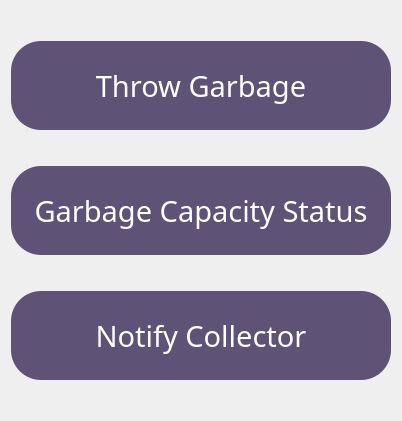
   <widget class="QWidget" name="verticalLayoutWidget_2">
    <property name="geometry">
     <rect>
      <x>200</x>
      <y>120</y>
      <width>402</width>
      <height>421</height>
     </rect>
    </property>
    <layout class="QVBoxLayout" name="verticalLayout_2">
     <item>
      <spacer name="spacertop">
       <property name="orientation">
        <enum>Qt::Vertical</enum>
       </property>
       <property name="sizeType">
        <enum>QSizePolicy::Fixed</enum>
       </property>
       <property name="sizeHint" stdset="0">
        <size>
         <width>20</width>
         <height>30</height>
        </size>
       </property>
      </spacer>
     </item>
     <item>
      <widget class="QPushButton" name="THROW">
       <property name="sizePolicy">
        <sizepolicy hsizetype="Minimum" vsizetype="Expanding">
         <horstretch>0</horstretch>
         <verstretch>0</verstretch>
        </sizepolicy>
       </property>
       <property name="palette">
        <palette>
         <active>
          <colorrole role="WindowText">
           <brush brushstyle="SolidPattern">
            <color alpha="255">
             <red>49</red>
             <green>49</green>
             <blue>49</blue>
            </color>
           </brush>
          </colorrole>
          <colorrole role="Button">
           <brush brushstyle="SolidPattern">
            <color alpha="255">
             <red>94</red>
             <green>82</green>
             <blue>118</blue>
            </color>
           </brush>
          </colorrole>
          <colorrole role="Text">
           <brush brushstyle="SolidPattern">
            <color alpha="255">
             <red>49</red>
             <green>49</green>
             <blue>49</blue>
            </color>
           </brush>
          </colorrole>
          <colorrole role="BrightText">
           <brush brushstyle="SolidPattern">
            <color alpha="255">
             <red>85</red>
             <green>85</green>
             <blue>127</blue>
            </color>
           </brush>
          </colorrole>
          <colorrole role="ButtonText">
           <brush brushstyle="SolidPattern">
            <color alpha="255">
             <red>49</red>
             <green>49</green>
             <blue>49</blue>
            </color>
           </brush>
          </colorrole>
          <colorrole role="Base">
           <brush brushstyle="SolidPattern">
            <color alpha="255">
             <red>94</red>
             <green>82</green>
             <blue>118</blue>
            </color>
           </brush>
          </colorrole>
          <colorrole role="Window">
           <brush brushstyle="SolidPattern">
            <color alpha="255">
             <red>94</red>
             <green>82</green>
             <blue>118</blue>
            </color>
           </brush>
          </colorrole>
          <colorrole role="PlaceholderText">
           <brush brushstyle="SolidPattern">
            <color alpha="128">
             <red>255</red>
             <green>255</green>
             <blue>255</blue>
            </color>
           </brush>
          </colorrole>
          <colorrole role="Accent">
           <brush brushstyle="SolidPattern">
            <color alpha="255">
             <red>85</red>
             <green>85</green>
             <blue>127</blue>
            </color>
           </brush>
          </colorrole>
         </active>
         <inactive>
          <colorrole role="WindowText">
           <brush brushstyle="SolidPattern">
            <color alpha="255">
             <red>49</red>
             <green>49</green>
             <blue>49</blue>
            </color>
           </brush>
          </colorrole>
          <colorrole role="Button">
           <brush brushstyle="SolidPattern">
            <color alpha="255">
             <red>94</red>
             <green>82</green>
             <blue>118</blue>
            </color>
           </brush>
          </colorrole>
          <colorrole role="Text">
           <brush brushstyle="SolidPattern">
            <color alpha="255">
             <red>49</red>
             <green>49</green>
             <blue>49</blue>
            </color>
           </brush>
          </colorrole>
          <colorrole role="BrightText">
           <brush brushstyle="SolidPattern">
            <color alpha="255">
             <red>85</red>
             <green>85</green>
             <blue>127</blue>
            </color>
           </brush>
          </colorrole>
          <colorrole role="ButtonText">
           <brush brushstyle="SolidPattern">
            <color alpha="255">
             <red>49</red>
             <green>49</green>
             <blue>49</blue>
            </color>
           </brush>
          </colorrole>
          <colorrole role="Base">
           <brush brushstyle="SolidPattern">
            <color alpha="255">
             <red>94</red>
             <green>82</green>
             <blue>118</blue>
            </color>
           </brush>
          </colorrole>
          <colorrole role="Window">
           <brush brushstyle="SolidPattern">
            <color alpha="255">
             <red>94</red>
             <green>82</green>
             <blue>118</blue>
            </color>
           </brush>
          </colorrole>
          <colorrole role="PlaceholderText">
           <brush brushstyle="SolidPattern">
            <color alpha="128">
             <red>255</red>
             <green>255</green>
             <blue>255</blue>
            </color>
           </brush>
          </colorrole>
          <colorrole role="Accent">
           <brush brushstyle="SolidPattern">
            <color alpha="255">
             <red>85</red>
             <green>85</green>
             <blue>127</blue>
            </color>
           </brush>
          </colorrole>
         </inactive>
         <disabled>
          <colorrole role="WindowText">
           <brush brushstyle="SolidPattern">
            <color alpha="255">
             <red>255</red>
             <green>255</green>
             <blue>255</blue>
            </color>
           </brush>
          </colorrole>
          <colorrole role="Button">
           <brush brushstyle="SolidPattern">
            <color alpha="255">
             <red>94</red>
             <green>82</green>
             <blue>118</blue>
            </color>
           </brush>
          </colorrole>
          <colorrole role="Text">
           <brush brushstyle="SolidPattern">
            <color alpha="255">
             <red>255</red>
             <green>255</green>
             <blue>255</blue>
            </color>
           </brush>
          </colorrole>
          <colorrole role="BrightText">
           <brush brushstyle="SolidPattern">
            <color alpha="255">
             <red>85</red>
             <green>85</green>
             <blue>127</blue>
            </color>
           </brush>
          </colorrole>
          <colorrole role="ButtonText">
           <brush brushstyle="SolidPattern">
            <color alpha="255">
             <red>255</red>
             <green>255</green>
             <blue>255</blue>
            </color>
           </brush>
          </colorrole>
          <colorrole role="Base">
           <brush brushstyle="SolidPattern">
            <color alpha="255">
             <red>94</red>
             <green>82</green>
             <blue>118</blue>
            </color>
           </brush>
          </colorrole>
          <colorrole role="Window">
           <brush brushstyle="SolidPattern">
            <color alpha="255">
             <red>94</red>
             <green>82</green>
             <blue>118</blue>
            </color>
           </brush>
          </colorrole>
          <colorrole role="PlaceholderText">
           <brush brushstyle="SolidPattern">
            <color alpha="128">
             <red>255</red>
             <green>255</green>
             <blue>255</blue>
            </color>
           </brush>
          </colorrole>
          <colorrole role="Accent">
           <brush brushstyle="SolidPattern">
            <color alpha="255">
             <red>85</red>
             <green>85</green>
             <blue>127</blue>
            </color>
           </brush>
          </colorrole>
         </disabled>
        </palette>
       </property>
       <property name="font">
        <font>
         <family>Oswald</family>
         <pointsize>22</pointsize>
         <italic>false</italic>
         <bold>false</bold>
        </font>
       </property>
       <property name="cursor">
        <cursorShape>PointingHandCursor</cursorShape>
       </property>
       <property name="acceptDrops">
        <bool>false</bool>
       </property>
       <property name="styleSheet">
        <string notr="true">QPushButton {
	border: none;
	color: white;
	background-color: rgb(94, 82, 118);
	border-radius: 30px;
}

QPushButton:Hover {
	background-color: rgb(183, 164, 222);
}</string>
       </property>
       <property name="text">
        <string>Throw Garbage</string>
       </property>
      </widget>
     </item>
     <item>
      <spacer name="spacermid1">
       <property name="orientation">
        <enum>Qt::Vertical</enum>
       </property>
       <property name="sizeType">
        <enum>QSizePolicy::Fixed</enum>
       </property>
       <property name="sizeHint" stdset="0">
        <size>
         <width>20</width>
         <height>30</height>
        </size>
       </property>
      </spacer>
     </item>
     <item>
      <widget class="QPushButton" name="CAPACITY">
       <property name="sizePolicy">
        <sizepolicy hsizetype="Minimum" vsizetype="Expanding">
         <horstretch>0</horstretch>
         <verstretch>0</verstretch>
        </sizepolicy>
       </property>
       <property name="palette">
        <palette>
         <active>
          <colorrole role="WindowText">
           <brush brushstyle="SolidPattern">
            <color alpha="255">
             <red>49</red>
             <green>49</green>
             <blue>49</blue>
            </color>
           </brush>
          </colorrole>
          <colorrole role="Button">
           <brush brushstyle="SolidPattern">
            <color alpha="255">
             <red>94</red>
             <green>82</green>
             <blue>118</blue>
            </color>
           </brush>
          </colorrole>
          <colorrole role="Text">
           <brush brushstyle="SolidPattern">
            <color alpha="255">
             <red>49</red>
             <green>49</green>
             <blue>49</blue>
            </color>
           </brush>
          </colorrole>
          <colorrole role="BrightText">
           <brush brushstyle="SolidPattern">
            <color alpha="255">
             <red>85</red>
             <green>85</green>
             <blue>127</blue>
            </color>
           </brush>
          </colorrole>
          <colorrole role="ButtonText">
           <brush brushstyle="SolidPattern">
            <color alpha="255">
             <red>49</red>
             <green>49</green>
             <blue>49</blue>
            </color>
           </brush>
          </colorrole>
          <colorrole role="Base">
           <brush brushstyle="SolidPattern">
            <color alpha="255">
             <red>94</red>
             <green>82</green>
             <blue>118</blue>
            </color>
           </brush>
          </colorrole>
          <colorrole role="Window">
           <brush brushstyle="SolidPattern">
            <color alpha="255">
             <red>94</red>
             <green>82</green>
             <blue>118</blue>
            </color>
           </brush>
          </colorrole>
          <colorrole role="PlaceholderText">
           <brush brushstyle="SolidPattern">
            <color alpha="128">
             <red>255</red>
             <green>255</green>
             <blue>255</blue>
            </color>
           </brush>
          </colorrole>
          <colorrole role="Accent">
           <brush brushstyle="SolidPattern">
            <color alpha="255">
             <red>85</red>
             <green>85</green>
             <blue>127</blue>
            </color>
           </brush>
          </colorrole>
         </active>
         <inactive>
          <colorrole role="WindowText">
           <brush brushstyle="SolidPattern">
            <color alpha="255">
             <red>49</red>
             <green>49</green>
             <blue>49</blue>
            </color>
           </brush>
          </colorrole>
          <colorrole role="Button">
           <brush brushstyle="SolidPattern">
            <color alpha="255">
             <red>94</red>
             <green>82</green>
             <blue>118</blue>
            </color>
           </brush>
          </colorrole>
          <colorrole role="Text">
           <brush brushstyle="SolidPattern">
            <color alpha="255">
             <red>49</red>
             <green>49</green>
             <blue>49</blue>
            </color>
           </brush>
          </colorrole>
          <colorrole role="BrightText">
           <brush brushstyle="SolidPattern">
            <color alpha="255">
             <red>85</red>
             <green>85</green>
             <blue>127</blue>
            </color>
           </brush>
          </colorrole>
          <colorrole role="ButtonText">
           <brush brushstyle="SolidPattern">
            <color alpha="255">
             <red>49</red>
             <green>49</green>
             <blue>49</blue>
            </color>
           </brush>
          </colorrole>
          <colorrole role="Base">
           <brush brushstyle="SolidPattern">
            <color alpha="255">
             <red>94</red>
             <green>82</green>
             <blue>118</blue>
            </color>
           </brush>
          </colorrole>
          <colorrole role="Window">
           <brush brushstyle="SolidPattern">
            <color alpha="255">
             <red>94</red>
             <green>82</green>
             <blue>118</blue>
            </color>
           </brush>
          </colorrole>
          <colorrole role="PlaceholderText">
           <brush brushstyle="SolidPattern">
            <color alpha="128">
             <red>255</red>
             <green>255</green>
             <blue>255</blue>
            </color>
           </brush>
          </colorrole>
          <colorrole role="Accent">
           <brush brushstyle="SolidPattern">
            <color alpha="255">
             <red>85</red>
             <green>85</green>
             <blue>127</blue>
            </color>
           </brush>
          </colorrole>
         </inactive>
         <disabled>
          <colorrole role="WindowText">
           <brush brushstyle="SolidPattern">
            <color alpha="255">
             <red>255</red>
             <green>255</green>
             <blue>255</blue>
            </color>
           </brush>
          </colorrole>
          <colorrole role="Button">
           <brush brushstyle="SolidPattern">
            <color alpha="255">
             <red>94</red>
             <green>82</green>
             <blue>118</blue>
            </color>
           </brush>
          </colorrole>
          <colorrole role="Text">
           <brush brushstyle="SolidPattern">
            <color alpha="255">
             <red>255</red>
             <green>255</green>
             <blue>255</blue>
            </color>
           </brush>
          </colorrole>
          <colorrole role="BrightText">
           <brush brushstyle="SolidPattern">
            <color alpha="255">
             <red>85</red>
             <green>85</green>
             <blue>127</blue>
            </color>
           </brush>
          </colorrole>
          <colorrole role="ButtonText">
           <brush brushstyle="SolidPattern">
            <color alpha="255">
             <red>255</red>
             <green>255</green>
             <blue>255</blue>
            </color>
           </brush>
          </colorrole>
          <colorrole role="Base">
           <brush brushstyle="SolidPattern">
            <color alpha="255">
             <red>94</red>
             <green>82</green>
             <blue>118</blue>
            </color>
           </brush>
          </colorrole>
          <colorrole role="Window">
           <brush brushstyle="SolidPattern">
            <color alpha="255">
             <red>94</red>
             <green>82</green>
             <blue>118</blue>
            </color>
           </brush>
          </colorrole>
          <colorrole role="PlaceholderText">
           <brush brushstyle="SolidPattern">
            <color alpha="128">
             <red>255</red>
             <green>255</green>
             <blue>255</blue>
            </color>
           </brush>
          </colorrole>
          <colorrole role="Accent">
           <brush brushstyle="SolidPattern">
            <color alpha="255">
             <red>85</red>
             <green>85</green>
             <blue>127</blue>
            </color>
           </brush>
          </colorrole>
         </disabled>
        </palette>
       </property>
       <property name="font">
        <font>
         <family>Oswald</family>
         <pointsize>22</pointsize>
         <bold>false</bold>
        </font>
       </property>
       <property name="cursor">
        <cursorShape>PointingHandCursor</cursorShape>
       </property>
       <property name="styleSheet">
        <string notr="true">QPushButton {
	border: none;
	color: white;
	background-color: rgb(94, 82, 118);
	border-radius: 30px;
}

QPushButton:Hover {
	background-color: rgb(183, 164, 222);
}</string>
       </property>
       <property name="text">
        <string>Garbage Capacity Status</string>
       </property>
      </widget>
     </item>
     <item>
      <spacer name="spacerbot">
       <property name="orientation">
        <enum>Qt::Vertical</enum>
       </property>
       <property name="sizeType">
        <enum>QSizePolicy::Fixed</enum>
       </property>
       <property name="sizeHint" stdset="0">
        <size>
         <width>20</width>
         <height>30</height>
        </size>
       </property>
      </spacer>
     </item>
     <item>
      <widget class="QPushButton" name="NOTIFY">
       <property name="sizePolicy">
        <sizepolicy hsizetype="Minimum" vsizetype="Expanding">
         <horstretch>0</horstretch>
         <verstretch>0</verstretch>
        </sizepolicy>
       </property>
       <property name="palette">
        <palette>
         <active>
          <colorrole role="WindowText">
           <brush brushstyle="SolidPattern">
            <color alpha="255">
             <red>49</red>
             <green>49</green>
             <blue>49</blue>
            </color>
           </brush>
          </colorrole>
          <colorrole role="Button">
           <brush brushstyle="SolidPattern">
            <color alpha="255">
             <red>94</red>
             <green>82</green>
             <blue>118</blue>
            </color>
           </brush>
          </colorrole>
          <colorrole role="Text">
           <brush brushstyle="SolidPattern">
            <color alpha="255">
             <red>49</red>
             <green>49</green>
             <blue>49</blue>
            </color>
           </brush>
          </colorrole>
          <colorrole role="BrightText">
           <brush brushstyle="SolidPattern">
            <color alpha="255">
             <red>85</red>
             <green>85</green>
             <blue>127</blue>
            </color>
           </brush>
          </colorrole>
          <colorrole role="ButtonText">
           <brush brushstyle="SolidPattern">
            <color alpha="255">
             <red>49</red>
             <green>49</green>
             <blue>49</blue>
            </color>
           </brush>
          </colorrole>
          <colorrole role="Base">
           <brush brushstyle="SolidPattern">
            <color alpha="255">
             <red>94</red>
             <green>82</green>
             <blue>118</blue>
            </color>
           </brush>
          </colorrole>
          <colorrole role="Window">
           <brush brushstyle="SolidPattern">
            <color alpha="255">
             <red>94</red>
             <green>82</green>
             <blue>118</blue>
            </color>
           </brush>
          </colorrole>
          <colorrole role="PlaceholderText">
           <brush brushstyle="SolidPattern">
            <color alpha="128">
             <red>255</red>
             <green>255</green>
             <blue>255</blue>
            </color>
           </brush>
          </colorrole>
          <colorrole role="Accent">
           <brush brushstyle="SolidPattern">
            <color alpha="255">
             <red>85</red>
             <green>85</green>
             <blue>127</blue>
            </color>
           </brush>
          </colorrole>
         </active>
         <inactive>
          <colorrole role="WindowText">
           <brush brushstyle="SolidPattern">
            <color alpha="255">
             <red>49</red>
             <green>49</green>
             <blue>49</blue>
            </color>
           </brush>
          </colorrole>
          <colorrole role="Button">
           <brush brushstyle="SolidPattern">
            <color alpha="255">
             <red>94</red>
             <green>82</green>
             <blue>118</blue>
            </color>
           </brush>
          </colorrole>
          <colorrole role="Text">
           <brush brushstyle="SolidPattern">
            <color alpha="255">
             <red>49</red>
             <green>49</green>
             <blue>49</blue>
            </color>
           </brush>
          </colorrole>
          <colorrole role="BrightText">
           <brush brushstyle="SolidPattern">
            <color alpha="255">
             <red>85</red>
             <green>85</green>
             <blue>127</blue>
            </color>
           </brush>
          </colorrole>
          <colorrole role="ButtonText">
           <brush brushstyle="SolidPattern">
            <color alpha="255">
             <red>49</red>
             <green>49</green>
             <blue>49</blue>
            </color>
           </brush>
          </colorrole>
          <colorrole role="Base">
           <brush brushstyle="SolidPattern">
            <color alpha="255">
             <red>94</red>
             <green>82</green>
             <blue>118</blue>
            </color>
           </brush>
          </colorrole>
          <colorrole role="Window">
           <brush brushstyle="SolidPattern">
            <color alpha="255">
             <red>94</red>
             <green>82</green>
             <blue>118</blue>
            </color>
           </brush>
          </colorrole>
          <colorrole role="PlaceholderText">
           <brush brushstyle="SolidPattern">
            <color alpha="128">
             <red>255</red>
             <green>255</green>
             <blue>255</blue>
            </color>
           </brush>
          </colorrole>
          <colorrole role="Accent">
           <brush brushstyle="SolidPattern">
            <color alpha="255">
             <red>85</red>
             <green>85</green>
             <blue>127</blue>
            </color>
           </brush>
          </colorrole>
         </inactive>
         <disabled>
          <colorrole role="WindowText">
           <brush brushstyle="SolidPattern">
            <color alpha="255">
             <red>255</red>
             <green>255</green>
             <blue>255</blue>
            </color>
           </brush>
          </colorrole>
          <colorrole role="Button">
           <brush brushstyle="SolidPattern">
            <color alpha="255">
             <red>94</red>
             <green>82</green>
             <blue>118</blue>
            </color>
           </brush>
          </colorrole>
          <colorrole role="Text">
           <brush brushstyle="SolidPattern">
            <color alpha="255">
             <red>255</red>
             <green>255</green>
             <blue>255</blue>
            </color>
           </brush>
          </colorrole>
          <colorrole role="BrightText">
           <brush brushstyle="SolidPattern">
            <color alpha="255">
             <red>85</red>
             <green>85</green>
             <blue>127</blue>
            </color>
           </brush>
          </colorrole>
          <colorrole role="ButtonText">
           <brush brushstyle="SolidPattern">
            <color alpha="255">
             <red>255</red>
             <green>255</green>
             <blue>255</blue>
            </color>
           </brush>
          </colorrole>
          <colorrole role="Base">
           <brush brushstyle="SolidPattern">
            <color alpha="255">
             <red>94</red>
             <green>82</green>
             <blue>118</blue>
            </color>
           </brush>
          </colorrole>
          <colorrole role="Window">
           <brush brushstyle="SolidPattern">
            <color alpha="255">
             <red>94</red>
             <green>82</green>
             <blue>118</blue>
            </color>
           </brush>
          </colorrole>
          <colorrole role="PlaceholderText">
           <brush brushstyle="SolidPattern">
            <color alpha="128">
             <red>255</red>
             <green>255</green>
             <blue>255</blue>
            </color>
           </brush>
          </colorrole>
          <colorrole role="Accent">
           <brush brushstyle="SolidPattern">
            <color alpha="255">
             <red>85</red>
             <green>85</green>
             <blue>127</blue>
            </color>
           </brush>
          </colorrole>
         </disabled>
        </palette>
       </property>
       <property name="font">
        <font>
         <family>Oswald</family>
         <pointsize>22</pointsize>
         <bold>false</bold>
        </font>
       </property>
       <property name="cursor">
        <cursorShape>PointingHandCursor</cursorShape>
       </property>
       <property name="styleSheet">
        <string notr="true">QPushButton {
	border: none;
	color: white;
	background-color: rgb(94, 82, 118);
	border-radius: 30px;
}

QPushButton:Hover {
	background-color: rgb(183, 164, 222);
}</string>
       </property>
       <property name="text">
        <string>Notify Collector</string>
       </property>
      </widget>
     </item>
     <item>
      <spacer name="spacermid2">
       <property name="orientation">
        <enum>Qt::Vertical</enum>
       </property>
       <property name="sizeType">
        <enum>QSizePolicy::Fixed</enum>
       </property>
       <property name="sizeHint" stdset="0">
        <size>
         <width>20</width>
         <height>30</height>
        </size>
       </property>
      </spacer>
     </item>
    </layout>
   </widget>
